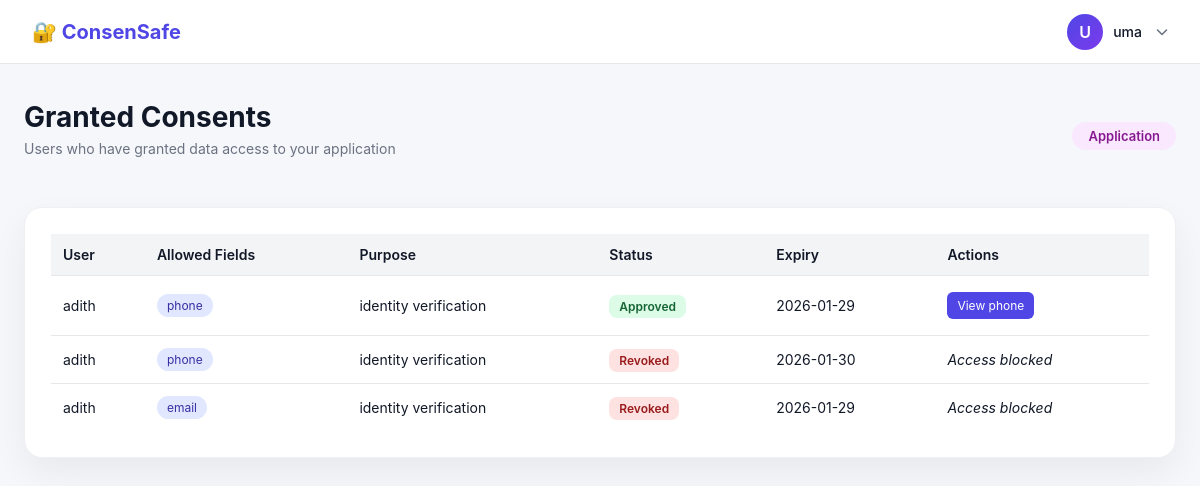
The page /granted-consents (signed in) on the database its author committed.
### tables this page shows
CREATE TABLE consents (
            id INTEGER PRIMARY KEY AUTOINCREMENT,
            user_id INTEGER NOT NULL,
            app_id INTEGER NOT NULL,
            allowed_fields TEXT NOT NULL,
            purpose TEXT NOT NULL,
            expiry DATETIME NOT NULL,
            status TEXT CHECK(status IN ('pending','approved','revoked')) NOT NULL,
            consent_hash TEXT NOT NULL,
            signature TEXT NOT NULL,
            created_at DATETIME DEFAULT CURRENT_TIMESTAMP,
            FOREIGN KEY (user_id) REFERENCES users(id),
            FOREIGN KEY (app_id) REFERENCES users(id)
        );

CREATE TABLE users (
            id INTEGER PRIMARY KEY AUTOINCREMENT,
            username TEXT UNIQUE NOT NULL,
            email TEXT UNIQUE NOT NULL,
            password TEXT NOT NULL,
            role TEXT NOT NULL
        );

### app.py (the view)
@app.route("/granted-consents")
def granted_consents():
    if session.get("role") != "app":
        return "Unauthorized", 403
    conn = get_db()
    consents = conn.execute("""
        SELECT consents.*, users.username AS user_name
        FROM consents
        JOIN users ON consents.user_id = users.id
        WHERE consents.app_id = ?
        ORDER BY consents.created_at DESC
    """, (session["user_id"],)).fetchall()
    conn.close()
    return render_template("granted_consents.html", consents=consents)

### app.py (called while the page is built)
def get_db():
    conn = sqlite3.connect(DB_NAME)
    conn.row_factory = sqlite3.Row
    return conn

@app.before_request
def enforce_session_timeout():
    if "user_id" in session:
        now = time.time()
        last = session.get("last_activity")
        if last and now - last > 600:
            session.clear()
            return redirect(url_for("login"))
        session["last_activity"] = now

### templates/granted_consents.html
{% extends "base.html" %}
{% block content %}
<div class="dashboard">
  <div class="dashboard-header">
    <div>
      <h1>Granted Consents</h1>
      <p class="welcome-text">
        Users who have granted data access to your application
      </p>
    </div>
    <span class="role-badge app">Application</span>
  </div>
  {% if consents %}
  <div class="section">
    <div class="dashboard-card" style="overflow-x:auto">
      <table class="consent-table">
        <thead>
          <tr>
            <th>User</th>
            <th>Allowed Fields</th>
            <th>Purpose</th>
            <th>Status</th>
            <th>Expiry</th>
            <th>Actions</th>
          </tr>
        </thead>
        <tbody>
          {% for c in consents %}
          <tr>
            <td>{{ c.user_name }}</td>
            <td>
              {% for field in c.allowed_fields.split(',') %}
                <span class="pill">{{ field }}</span>
              {% endfor %}
            </td>
            <td>{{ c.purpose }}</td>
            <td>
              {% if c.status == 'approved' %}
                <span class="status approved">Approved</span>
              {% else %}
                <span class="status revoked">Revoked</span>
              {% endif %}
            </td>
            <td>{{ c.expiry }}</td>
            <td>
              {% if c.status == 'approved' %}
                {% for field in c.allowed_fields.split(',') %}
                  <a class="mini-btn"
                     href="{{ url_for('access_data', user_id=c.user_id, field=field) }}"
                     target="_blank">
                    View {{ field }}
                  </a>
                {% endfor %}
              {% else %}
                <em>Access blocked</em>
              {% endif %}
            </td>
          </tr>
          {% endfor %}
        </tbody>
      </table>
    </div>
  </div>
  {% else %}
    <p>No consents granted yet.</p>
  {% endif %}
</div>
{% endblock %}

### templates/base.html (shortened to what this page needs)
<!DOCTYPE html>
<html lang="en">
<head>
  <link rel="stylesheet" href="{{ url_for('static', filename='pro.css') }}">
  <link rel="stylesheet"
        href="https://cdnjs.cloudflare.com/ajax/libs/font-awesome/6.5.0/css/all.min.css">
</head>
<body>
<nav class="navbar">
  <div class="logo">
    🔐 ConsenSafe
  </div>
  {% if session.username %}
  <div class="user-menu">
    <div class="user-avatar" onclick="toggleDropdown()">
      <div class="avatar-circle">
        {{ session.username[0]|upper }}
      </div>
      <span class="avatar-name">{{ session.username }}</span>
      <i class="fa-solid fa-chevron-down"></i>
    </div>
  </div>
  {% endif %}
</nav>
{% block content %}{% endblock %}
</body>
</html>

### static/pro.css (style rules this page uses)
* { box-sizing: border-box; }
html, body { height: 100%; }
body { margin: 0; font-family: 'Inter', system-ui, -apple-system, BlinkMacSystemFont, sans-serif; color: #111827; background: #f5f7fb; }
.navbar { height: 64px; padding: 0 32px; display: flex; justify-content: space-between; align-items: center; background: #ffffff; border-bottom: 1px solid #e5e7eb; }
.logo { font-weight: 700; font-size: 20px; color: #4f46e5; }
.user-menu { position: relative; }
.user-avatar { display: flex; align-items: center; gap: 10px; cursor: pointer; }
.avatar-circle { width: 36px; height: 36px; border-radius: 50%; background: linear-gradient(135deg, #4f46e5, #7c3aed); color: #ffffff; display: flex; align-items: center; justify-content: center; font-weight: 600; }
.avatar-name { font-size: 14px; font-weight: 500; }
.dashboard { max-width: 1200px; margin: 0 auto; padding: 36px 24px 80px; }
.dashboard-header { display: flex; justify-content: space-between; align-items: center; margin-bottom: 28px; }
.dashboard-header h1 { margin: 0; font-size: 28px; }
.welcome-text { margin-top: 6px; font-size: 14px; color: #6b7280; }
.role-badge { padding: 6px 16px; border-radius: 999px; font-size: 13px; font-weight: 600; }
.role-badge.app { background: #fae8ff; color: #86198f; }
.section { margin-top: 36px; }
.dashboard-card { background: #ffffff; border-radius: 18px; padding: 26px; box-shadow: 0 14px 35px rgba(0,0,0,0.06); border: 1px solid #eef0f4; transition: transform 0.25s ease, box-shadow 0.25s ease; }
.user-avatar i { font-size: 12px; margin-left: 4px; color: #6b7280; }
.consent-table { width: 100%; border-collapse: collapse; font-size: 14px; }
.consent-table th { text-align: left; padding: 12px; background: #f3f4f6; font-weight: 600; }
.consent-table td { padding: 12px; border-top: 1px solid #e5e7eb; }
.pill { display: inline-block; padding: 4px 10px; border-radius: 999px; background: #e0e7ff; color: #3730a3; font-size: 12px; margin-right: 6px; }
.status { padding: 4px 10px; border-radius: 8px; font-size: 12px; font-weight: 600; }
.status.approved { background: #dcfce7; color: #166534; }
.status.revoked { background: #fee2e2; color: #991b1b; }
.mini-btn { display: inline-block; margin: 4px 6px 4px 0; padding: 6px 10px; background: #4f46e5; color: white; border-radius: 6px; font-size: 12px; text-decoration: none; }

### rows shown on the page
consents: user_name "adith", allowed_fields "phone", purpose "identity verification", status "Approved", expiry "2026-01-29"
consents: user_name "adith", allowed_fields "phone", purpose "identity verification", status "Revoked", expiry "2026-01-30"
consents: user_name "adith", allowed_fields "email", purpose "identity verification", status "Revoked", expiry "2026-01-29"
